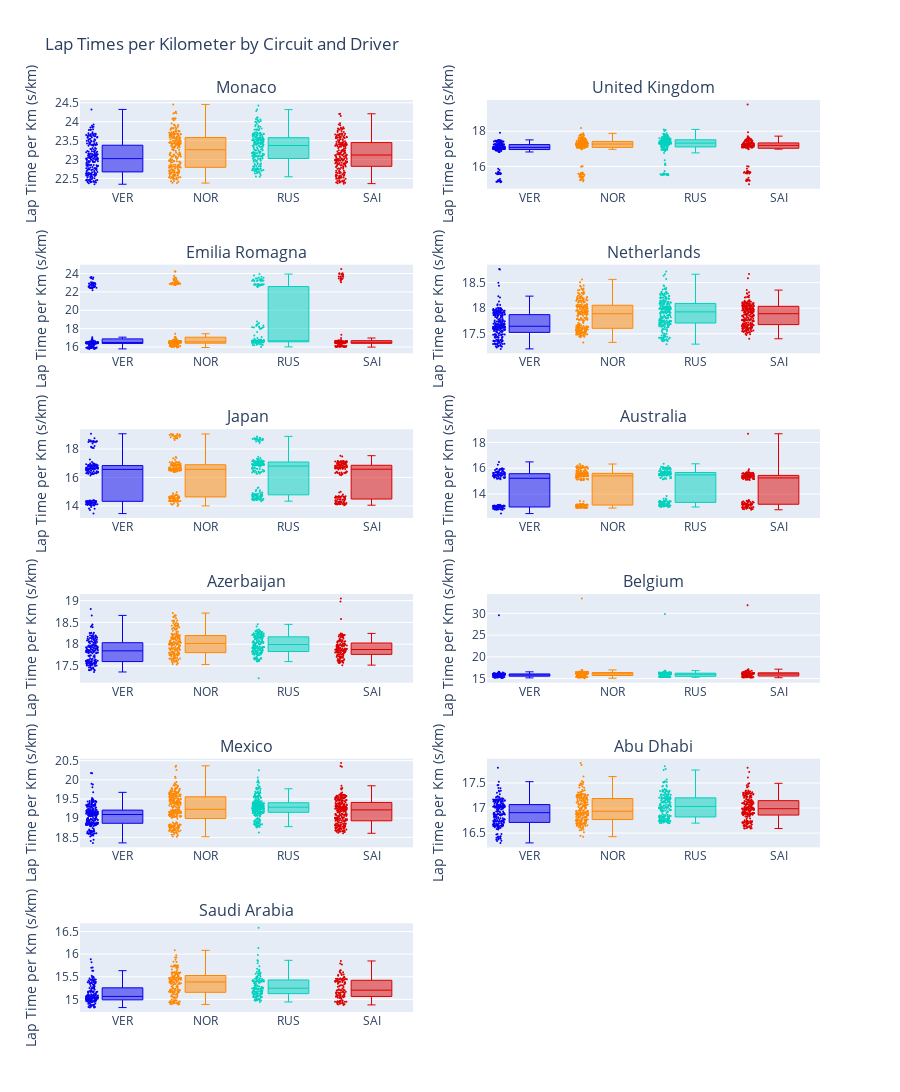

Notebook source saved alongside this figure:
### Code cell
def create_subplot_boxplots(df):
    unique_circuits = df['Circuit'].unique()
    rows = (len(unique_circuits) + 1) // 2  # Calculate number of rows needed
    
    fig = make_subplots(
        rows=rows, 
        cols=2, 
        subplot_titles=[gp_names.get(circuit, circuit) for circuit in unique_circuits]
    )
    
    for i, circuit in enumerate(unique_circuits):
        row = i // 2 + 1
        col = i % 2 + 1
        
        for driver in ['VER', 'NOR', 'RUS', 'SAI']:
            circuit_driver_data = df[(df['Circuit'] == circuit) & (df['Driver'] == driver)]
            
            fig.add_trace(
                go.Box(
                    y=circuit_driver_data['LapTimePerKm'].values,
                    name=driver,
                    marker_color=palette.get(driver),
                    boxpoints='all',
                    jitter=0.3,
                    whiskerwidth=0.2,
                    marker_size=2,
                    line_width=1
                ),
                row=row, 
                col=col
            )
        
    fig.update_layout(
        height=300 * rows,  # Adjust height based on number of rows
        title_text="Lap Times per Kilometer by Circuit and Driver",
        showlegend=False
    )
    
    fig.update_yaxes(title_text='Lap Time per Km (s/km)')
    
    return fig

x = create_subplot_boxplots(df)
x.show()

### Figure 1 — Plotly figure (JSON) as saved in the notebook; plotly's stock layout.template omitted (floating-point values rounded to 4 significant figures; data arrays with more than 128 entries replaced by an {"elided": "..."} marker saying what was removed)
{"data": [{"boxpoints": "all", "jitter": 0.3, "line": {"width": 1}, "marker": {"color": "#0600EF", "size": 2}, "name": "VER", "type": "box", "whiskerwidth": 0.2, "xaxis": "x", "y": {"elided": "212 float values"}, "yaxis": "y"}, {"boxpoints": "all", "jitter": 0.3, "line": {"width": 1}, "marker": {"color": "#FF8700", "size": 2}, "name": "NOR", "type": "box", "whiskerwidth": 0.2, "xaxis": "x", "y": {"elided": "223 float values"}, "yaxis": "y"}, {"boxpoints": "all", "jitter": 0.3, "line": {"width": 1}, "marker": {"color": "#00D2BE", "size": 2}, "name": "RUS", "type": "box", "whiskerwidth": 0.2, "xaxis": "x", "y": {"elided": "218 float values"}, "yaxis": "y"}, {"boxpoints": "all", "jitter": 0.3, "line": {"width": 1}, "marker": {"color": "#DC0000", "size": 2}, "name": "SAI", "type": "box", "whiskerwidth": 0.2, "xaxis": "x", "y": {"elided": "217 float values"}, "yaxis": "y"}, {"boxpoints": "all", "jitter": 0.3, "line": {"width": 1}, "marker": {"color": "#0600EF", "size": 2}, "name": "VER", "type": "box", "whiskerwidth": 0.2, "xaxis": "x2", "y": {"elided": "185 float values"}, "yaxis": "y2"}, {"boxpoints": "all", "jitter": 0.3, "line": {"width": 1}, "marker": {"color": "#FF8700", "size": 2}, "name": "NOR", "type": "box", "whiskerwidth": 0.2, "xaxis": "x2", "y": {"elided": "186 float values"}, "yaxis": "y2"}, {"boxpoints": "all", "jitter": 0.3, "line": {"width": 1}, "marker": {"color": "#00D2BE", "size": 2}, "name": "RUS", "type": "box", "whiskerwidth": 0.2, "xaxis": "x2", "y": {"elided": "172 float values"}, "yaxis": "y2"}, {"boxpoints": "all", "jitter": 0.3, "line": {"width": 1}, "marker": {"color": "#DC0000", "size": 2}, "name": "SAI", "type": "box", "whiskerwidth": 0.2, "xaxis": "x2", "y": {"elided": "139 float values"}, "yaxis": "y2"}, {"boxpoints": "all", "jitter": 0.3, "line": {"width": 1}, "marker": {"color": "#0600EF", "size": 2}, "name": "VER", "type": "box", "whiskerwidth": 0.2, "xaxis": "x3", "y": {"elided": "170 float values"}, "yaxis": "y3"}, {"boxpoints": "all", "jitter": 0.3, "line": {"width": 1}, "marker": {"color": "#FF8700", "size": 2}, "name": "NOR", "type": "box", "whiskerwidth": 0.2, "xaxis": "x3", "y": {"elided": "174 float values"}, "yaxis": "y3"}, {"boxpoints": "all", "jitter": 0.3, "line": {"width": 1}, "marker": {"color": "#00D2BE", "size": 2}, "name": "RUS", "type": "box", "whiskerwidth": 0.2, "xaxis": "x3", "y": {"elided": "158 float values"}, "yaxis": "y3"}, {"boxpoints": "all", "jitter": 0.3, "line": {"width": 1}, "marker": {"color": "#DC0000", "size": 2}, "name": "SAI", "type": "box", "whiskerwidth": 0.2, "xaxis": "x3", "y": [17.35, 16.52, 16.49, 16.57, 16.56, 16.53, 16.55, 16.59, 16.6, 16.62, 16.56, 16.68, 16.65, 16.63, 16.62, 16.64, 16.74, 16.65, 16.73, 16.71, 16.71, 16.69, 16.67, 16.66, 16.6, 16.62, 16.62, 16.43, 16.43, 16.43, 16.44, 16.47, 16.44, 16.47, 16.39, 16.4, 16.4, 16.4, 16.42, 16.43, 16.44, 16.51, 16.55, 16.51, 16.72, 16.5, 16.45, 16.5, 16.65, 16.62, 16.55, 16.47, 16.46, 16.49, 16.45, 16.46, 16.45, 16.5, 16.58, 16.49, 16.34, 24.02, 23.27, 23.37, 23.68, 23.83, 23.89, 23.05, 23.2, 23.47, 23.45, 23.41, 23.44, 23.6, 23.94, 23.64, 23.68, 23.94, 23.72, 24.48, 24.03, 16.98, 16.63, 16.44, 16.41, 16.31, 16.3, 16.21, 16.17, 16.12, 16.11, 16.11, 16.11, 16.07, 16.1, 16.15, 16.28, 16.1, 16.0, 16.1, 16.14, 16.12, 16.04, 16.03, 16.01, 16.03, 15.99, 16.01, 16.04, 15.99], "yaxis": "y3"}, {"boxpoints": "all", "jitter": 0.3, "line": {"width": 1}, "marker": {"color": "#0600EF", "size": 2}, "name": "VER", "type": "box", "whiskerwidth": 0.2, "xaxis": "x4", "y": {"elided": "242 float values"}, "yaxis": "y4"}, {"boxpoints": "all", "jitter": 0.3, "line": {"width": 1}, "marker": {"color": "#FF8700", "size": 2}, "name": "NOR", "type": "box", "whiskerwidth": 0.2, "xaxis": "x4", "y": {"elided": "236 float values"}, "yaxis": "y4"}, {"boxpoints": "all", "jitter": 0.3, "line": {"width": 1}, "marker": {"color": "#00D2BE", "size": 2}, "name": "RUS", "type": "box", "whiskerwidth": 0.2, "xaxis": "x4", "y": {"elided": "237 float values"}, "yaxis": "y4"}, {"boxpoints": "all", "jitter": 0.3, "line": {"width": 1}, "marker": {"color": "#DC0000", "size": 2}, "name": "SAI", "type": "box", "whiskerwidth": 0.2, "xaxis": "x4", "y": {"elided": "237 float values"}, "yaxis": "y4"}, {"boxpoints": "all", "jitter": 0.3, "line": {"width": 1}, "marker": {"color": "#0600EF", "size": 2}, "name": "VER", "type": "box", "whiskerwidth": 0.2, "xaxis": "x5", "y": {"elided": "170 float values"}, "yaxis": "y5"}, {"boxpoints": "all", "jitter": 0.3, "line": {"width": 1}, "marker": {"color": "#FF8700", "size": 2}, "name": "NOR", "type": "box", "whiskerwidth": 0.2, "xaxis": "x5", "y": {"elided": "172 float values"}, "yaxis": "y5"}, {"boxpoints": "all", "jitter": 0.3, "line": {"width": 1}, "marker": {"color": "#00D2BE", "size": 2}, "name": "RUS", "type": "box", "whiskerwidth": 0.2, "xaxis": "x5", "y": {"elided": "175 float values"}, "yaxis": "y5"}, {"boxpoints": "all", "jitter": 0.3, "line": {"width": 1}, "marker": {"color": "#DC0000", "size": 2}, "name": "SAI", "type": "box", "whiskerwidth": 0.2, "xaxis": "x5", "y": {"elided": "152 float values"}, "yaxis": "y5"}, {"boxpoints": "all", "jitter": 0.3, "line": {"width": 1}, "marker": {"color": "#0600EF", "size": 2}, "name": "VER", "type": "box", "whiskerwidth": 0.2, "xaxis": "x6", "y": {"elided": "138 float values"}, "yaxis": "y6"}, {"boxpoints": "all", "jitter": 0.3, "line": {"width": 1}, "marker": {"color": "#FF8700", "size": 2}, "name": "NOR", "type": "box", "whiskerwidth": 0.2, "xaxis": "x6", "y": {"elided": "205 float values"}, "yaxis": "y6"}, {"boxpoints": "all", "jitter": 0.3, "line": {"width": 1}, "marker": {"color": "#00D2BE", "size": 2}, "name": "RUS", "type": "box", "whiskerwidth": 0.2, "xaxis": "x6", "y": {"elided": "170 float values"}, "yaxis": "y6"}, {"boxpoints": "all", "jitter": 0.3, "line": {"width": 1}, "marker": {"color": "#DC0000", "size": 2}, "name": "SAI", "type": "box", "whiskerwidth": 0.2, "xaxis": "x6", "y": {"elided": "160 float values"}, "yaxis": "y6"}, {"boxpoints": "all", "jitter": 0.3, "line": {"width": 1}, "marker": {"color": "#0600EF", "size": 2}, "name": "VER", "type": "box", "whiskerwidth": 0.2, "xaxis": "x7", "y": {"elided": "176 float values"}, "yaxis": "y7"}, {"boxpoints": "all", "jitter": 0.3, "line": {"width": 1}, "marker": {"color": "#FF8700", "size": 2}, "name": "NOR", "type": "box", "whiskerwidth": 0.2, "xaxis": "x7", "y": {"elided": "176 float values"}, "yaxis": "y7"}, {"boxpoints": "all", "jitter": 0.3, "line": {"width": 1}, "marker": {"color": "#00D2BE", "size": 2}, "name": "RUS", "type": "box", "whiskerwidth": 0.2, "xaxis": "x7", "y": {"elided": "173 float values"}, "yaxis": "y7"}, {"boxpoints": "all", "jitter": 0.3, "line": {"width": 1}, "marker": {"color": "#DC0000", "size": 2}, "name": "SAI", "type": "box", "whiskerwidth": 0.2, "xaxis": "x7", "y": {"elided": "140 float values"}, "yaxis": "y7"}, {"boxpoints": "all", "jitter": 0.3, "line": {"width": 1}, "marker": {"color": "#0600EF", "size": 2}, "name": "VER", "type": "box", "whiskerwidth": 0.2, "xaxis": "x8", "y": [15.68, 15.73, 15.71, 15.73, 15.72, 15.73, 15.72, 15.79, 15.48, 15.48, 15.44, 15.45, 15.49, 15.48, 15.55, 15.5, 15.58, 15.6, 15.48, 15.49, 15.44, 15.41, 15.39, 15.34, 15.99, 15.2, 15.19, 15.15, 15.19, 15.22, 15.28, 15.3, 15.31, 15.3, 15.31, 15.31, 15.33, 15.33, 15.29, 15.26, 16.51, 16.15, 16.03, 16.1, 16.08, 16.01, 16.05, 16.06, 15.97, 16.06, 16.08, 16.09, 16.13, 15.8, 15.72, 15.94, 15.98, 16.52, 16.41, 16.47, 16.12, 15.85, 15.86, 15.9, 15.92, 15.91, 15.93, 16.55, 15.55, 15.79, 15.82, 15.76, 15.76, 15.75, 15.73, 15.72, 15.71, 15.7, 15.73, 15.72, 15.79, 16.27, 16.24, 15.98, 16.08, 16.21, 16.27, 16.37, 16.16, 16.24, 16.26, 15.81, 15.85, 15.98, 16.02, 16.02, 16.05, 16.03, 16.06, 16.07, 16.07, 16.11, 16.09, 16.1, 15.61, 15.87, 15.85, 15.92, 15.93, 15.93, 15.92, 16.03, 15.98, 16.01, 16.01, 16.1, 16.15, 29.56], "yaxis": "y8"}, {"boxpoints": "all", "jitter": 0.3, "line": {"width": 1}, "marker": {"color": "#FF8700", "size": 2}, "name": "NOR", "type": "box", "whiskerwidth": 0.2, "xaxis": "x8", "y": [15.78, 15.72, 15.71, 15.73, 15.73, 15.72, 15.75, 15.75, 15.75, 15.71, 15.67, 15.7, 15.64, 15.35, 15.44, 15.43, 15.44, 15.46, 15.45, 15.49, 15.47, 15.43, 15.37, 15.35, 15.35, 15.96, 15.07, 15.17, 15.23, 15.22, 15.24, 15.25, 15.34, 15.29, 15.3, 15.31, 15.31, 15.32, 15.33, 15.25, 16.97, 16.41, 16.38, 16.66, 16.14, 16.25, 16.16, 16.36, 16.17, 16.21, 16.29, 16.42, 16.51, 16.51, 16.98, 15.95, 15.95, 16.24, 16.24, 16.07, 16.11, 16.03, 15.95, 15.96, 15.99, 16.02, 16.03, 16.02, 15.98, 16.02, 16.02, 16.1, 16.05, 16.08, 16.08, 16.09, 16.11, 16.05, 15.99, 16.03, 16.05, 16.48, 16.51, 16.53, 16.62, 16.49, 16.58, 16.57, 16.66, 16.3, 16.19, 16.27, 16.48, 16.36, 16.52, 16.53, 16.46, 16.38, 16.48, 16.58, 16.52, 16.42, 16.55, 16.97, 15.94, 16.05, 16.2, 16.27, 16.3, 16.3, 16.33, 16.32, 16.31, 16.32, 16.35, 16.38, 16.42, 16.38, 33.44], "yaxis": "y8"}, {"boxpoints": "all", "jitter": 0.3, "line": {"width": 1}, "marker": {"color": "#00D2BE", "size": 2}, "name": "RUS", "type": "box", "whiskerwidth": 0.2, "xaxis": "x8", "y": [15.73, 15.71, 15.71, 15.73, 15.72, 15.69, 15.78, 15.73, 15.69, 15.52, 15.46, 15.46, 15.51, 15.49, 15.5, 15.49, 15.65, 15.39, 15.5, 15.48, 15.47, 15.42, 15.39, 15.38, 15.37, 15.39, 15.37, 15.35, 15.36, 15.32, 15.34, 15.36, 15.37, 15.41, 15.36, 15.39, 15.37, 15.38, 15.34, 15.32, 15.29, 16.45, 16.3, 16.44, 16.5, 16.57, 16.25, 16.25, 16.27, 16.29, 16.28, 16.27, 16.36, 16.28, 16.52, 16.39, 16.23, 16.31, 16.38, 16.67, 16.78, 15.83, 15.79, 15.91, 15.93, 15.95, 15.96, 16.02, 15.96, 15.89, 15.92, 15.96, 15.96, 15.97, 15.98, 15.97, 15.99, 15.96, 15.99, 15.99, 16.0, 15.99, 16.75, 16.26, 16.22, 16.2, 16.4, 16.38, 16.42, 16.37, 16.4, 16.16, 16.13, 16.14, 16.16, 16.21, 16.22, 16.18, 16.19, 16.22, 16.19, 16.21, 16.26, 16.26, 16.2, 16.82, 15.82, 15.86, 15.87, 16.0, 15.95, 15.94, 16.02, 16.02, 16.16, 16.01, 16.05, 16.1, 16.08, 16.08, 29.85], "yaxis": "y8"}, {"boxpoints": "all", "jitter": 0.3, "line": {"width": 1}, "marker": {"color": "#DC0000", "size": 2}, "name": "SAI", "type": "box", "whiskerwidth": 0.2, "xaxis": "x8", "y": [15.74, 15.72, 15.69, 15.74, 15.74, 15.7, 15.76, 15.75, 15.73, 15.64, 15.58, 15.6, 15.57, 15.87, 15.59, 15.54, 15.57, 15.57, 16.24, 15.41, 15.48, 15.39, 15.45, 15.38, 15.47, 16.07, 15.24, 15.23, 15.3, 15.29, 15.33, 15.28, 15.33, 15.38, 15.36, 15.32, 15.32, 15.31, 15.27, 15.26, 15.19, 16.83, 16.31, 16.38, 16.6, 16.7, 16.74, 16.15, 16.26, 16.45, 16.44, 16.41, 16.43, 16.54, 16.78, 16.57, 16.59, 16.78, 16.62, 17.16, 16.84, 16.27, 16.02, 16.04, 16.1, 16.29, 16.37, 16.37, 17.0, 16.15, 16.17, 16.09, 16.17, 16.15, 16.25, 16.22, 16.28, 16.41, 16.35, 16.3, 16.31, 16.9, 16.05, 16.02, 16.12, 16.05, 16.01, 15.99, 16.03, 16.02, 16.06, 16.08, 16.04, 16.04, 16.06, 16.05, 16.08, 16.09, 16.06, 16.08, 31.87], "yaxis": "y8"}, {"boxpoints": "all", "jitter": 0.3, "line": {"width": 1}, "marker": {"color": "#0600EF", "size": 2}, "name": "VER", "type": "box", "whiskerwidth": 0.2, "xaxis": "x9", "y": {"elided": "262 float values"}, "yaxis": "y9"}, {"boxpoints": "all", "jitter": 0.3, "line": {"width": 1}, "marker": {"color": "#FF8700", "size": 2}, "name": "NOR", "type": "box", "whiskerwidth": 0.2, "xaxis": "x9", "y": {"elided": "259 float values"}, "yaxis": "y9"}, {"boxpoints": "all", "jitter": 0.3, "line": {"width": 1}, "marker": {"color": "#00D2BE", "size": 2}, "name": "RUS", "type": "box", "whiskerwidth": 0.2, "xaxis": "x9", "y": {"elided": "254 float values"}, "yaxis": "y9"}, {"boxpoints": "all", "jitter": 0.3, "line": {"width": 1}, "marker": {"color": "#DC0000", "size": 2}, "name": "SAI", "type": "box", "whiskerwidth": 0.2, "xaxis": "x9", "y": {"elided": "261 float values"}, "yaxis": "y9"}, {"boxpoints": "all", "jitter": 0.3, "line": {"width": 1}, "marker": {"color": "#0600EF", "size": 2}, "name": "VER", "type": "box", "whiskerwidth": 0.2, "xaxis": "x10", "y": {"elided": "216 float values"}, "yaxis": "y10"}, {"boxpoints": "all", "jitter": 0.3, "line": {"width": 1}, "marker": {"color": "#FF8700", "size": 2}, "name": "NOR", "type": "box", "whiskerwidth": 0.2, "xaxis": "x10", "y": {"elided": "213 float values"}, "yaxis": "y10"}, {"boxpoints": "all", "jitter": 0.3, "line": {"width": 1}, "marker": {"color": "#00D2BE", "size": 2}, "name": "RUS", "type": "box", "whiskerwidth": 0.2, "xaxis": "x10", "y": {"elided": "188 float values"}, "yaxis": "y10"}, {"boxpoints": "all", "jitter": 0.3, "line": {"width": 1}, "marker": {"color": "#DC0000", "size": 2}, "name": "SAI", "type": "box", "whiskerwidth": 0.2, "xaxis": "x10", "y": {"elided": "212 float values"}, "yaxis": "y10"}, {"boxpoints": "all", "jitter": 0.3, "line": {"width": 1}, "marker": {"color": "#0600EF", "size": 2}, "name": "VER", "type": "box", "whiskerwidth": 0.2, "xaxis": "x11", "y": {"elided": "168 float values"}, "yaxis": "y11"}, {"boxpoints": "all", "jitter": 0.3, "line": {"width": 1}, "marker": {"color": "#FF8700", "size": 2}, "name": "NOR", "type": "box", "whiskerwidth": 0.2, "xaxis": "x11", "y": {"elided": "162 float values"}, "yaxis": "y11"}, {"boxpoints": "all", "jitter": 0.3, "line": {"width": 1}, "marker": {"color": "#00D2BE", "size": 2}, "name": "RUS", "type": "box", "whiskerwidth": 0.2, "xaxis": "x11", "y": {"elided": "142 float values"}, "yaxis": "y11"}, {"boxpoints": "all", "jitter": 0.3, "line": {"width": 1}, "marker": {"color": "#DC0000", "size": 2}, "name": "SAI", "type": "box", "whiskerwidth": 0.2, "xaxis": "x11", "y": [15.64, 15.44, 15.46, 15.46, 15.5, 15.42, 15.44, 15.61, 15.56, 15.52, 15.54, 15.43, 15.39, 15.8, 15.77, 15.6, 15.39, 15.33, 15.36, 15.29, 15.31, 15.35, 15.28, 15.31, 15.24, 15.2, 15.22, 15.2, 15.2, 15.15, 15.19, 15.21, 15.14, 15.13, 15.13, 15.13, 15.11, 15.12, 15.15, 15.09, 15.08, 15.05, 15.15, 15.03, 15.47, 15.46, 15.44, 15.41, 15.41, 15.4, 15.37, 15.34, 15.41, 15.38, 15.4, 15.4, 15.43, 15.46, 15.54, 15.27, 15.2, 15.17, 15.16, 15.09, 15.18, 15.1, 15.16, 15.06, 15.07, 15.05, 15.06, 15.06, 15.1, 15.08, 15.03, 15.44, 14.95, 14.97, 14.94, 14.94, 14.96, 14.95, 14.89, 14.9, 15.01, 15.85, 15.55, 15.49, 15.41, 15.39, 15.64, 15.44, 15.38, 15.59, 15.44, 15.37, 15.3, 15.22, 15.11, 15.07, 15.07, 15.03, 14.95, 15.15, 14.88, 14.93, 14.94, 14.96, 14.92, 14.95, 14.92, 14.9, 14.91, 14.89, 14.95, 14.97, 15.05, 15.46], "yaxis": "y11"}], "layout": {"annotations": [{"font": {"size": 16}, "showarrow": false, "text": "Monaco", "x": 0.225, "xanchor": "center", "xref": "paper", "y": 1.0, "yanchor": "bottom", "yref": "paper"}, {"font": {"size": 16}, "showarrow": false, "text": "United Kingdom", "x": 0.775, "xanchor": "center", "xref": "paper", "y": 1.0, "yanchor": "bottom", "yref": "paper"}, {"font": {"size": 16}, "showarrow": false, "text": "Emilia Romagna", "x": 0.225, "xanchor": "center", "xref": "paper", "y": 0.8194, "yanchor": "bottom", "yref": "paper"}, {"font": {"size": 16}, "showarrow": false, "text": "Netherlands", "x": 0.775, "xanchor": "center", "xref": "paper", "y": 0.8194, "yanchor": "bottom", "yref": "paper"}, {"font": {"size": 16}, "showarrow": false, "text": "Japan", "x": 0.225, "xanchor": "center", "xref": "paper", "y": 0.6389, "yanchor": "bottom", "yref": "paper"}, {"font": {"size": 16}, "showarrow": false, "text": "Australia", "x": 0.775, "xanchor": "center", "xref": "paper", "y": 0.6389, "yanchor": "bottom", "yref": "paper"}, {"font": {"size": 16}, "showarrow": false, "text": "Azerbaijan", "x": 0.225, "xanchor": "center", "xref": "paper", "y": 0.4583, "yanchor": "bottom", "yref": "paper"}, {"font": {"size": 16}, "showarrow": false, "text": "Belgium", "x": 0.775, "xanchor": "center", "xref": "paper", "y": 0.4583, "yanchor": "bottom", "yref": "paper"}, {"font": {"size": 16}, "showarrow": false, "text": "Mexico", "x": 0.225, "xanchor": "center", "xref": "paper", "y": 0.2778, "yanchor": "bottom", "yref": "paper"}, {"font": {"size": 16}, "showarrow": false, "text": "Abu Dhabi", "x": 0.775, "xanchor": "center", "xref": "paper", "y": 0.2778, "yanchor": "bottom", "yref": "paper"}, {"font": {"size": 16}, "showarrow": false, "text": "Saudi Arabia", "x": 0.225, "xanchor": "center", "xref": "paper", "y": 0.09722, "yanchor": "bottom", "yref": "paper"}], "height": 1800, "showlegend": false, "title": {"text": "Lap Times per Kilometer by Circuit and Driver"}, "xaxis": {"anchor": "y", "domain": [0, 0.45]}, "xaxis10": {"anchor": "y10", "domain": [0.55, 1]}, "xaxis11": {"anchor": "y11", "domain": [0, 0.45]}, "xaxis12": {"anchor": "y12", "domain": [0.55, 1]}, "xaxis2": {"anchor": "y2", "domain": [0.55, 1]}, "xaxis3": {"anchor": "y3", "domain": [0, 0.45]}, "xaxis4": {"anchor": "y4", "domain": [0.55, 1]}, "xaxis5": {"anchor": "y5", "domain": [0, 0.45]}, "xaxis6": {"anchor": "y6", "domain": [0.55, 1]}, "xaxis7": {"anchor": "y7", "domain": [0, 0.45]}, "xaxis8": {"anchor": "y8", "domain": [0.55, 1]}, "xaxis9": {"anchor": "y9", "domain": [0, 0.45]}, "yaxis": {"anchor": "x", "domain": [0.9028, 1.0], "title": {"text": "Lap Time per Km (s/km)"}}, "yaxis10": {"anchor": "x10", "domain": [0.1806, 0.2778], "title": {"text": "Lap Time per Km (s/km)"}}, "yaxis11": {"anchor": "x11", "domain": [0, 0.09722], "title": {"text": "Lap Time per Km (s/km)"}}, "yaxis12": {"anchor": "x12", "domain": [0, 0.09722], "title": {"text": "Lap Time per Km (s/km)"}}, "yaxis2": {"anchor": "x2", "domain": [0.9028, 1.0], "title": {"text": "Lap Time per Km (s/km)"}}, "yaxis3": {"anchor": "x3", "domain": [0.7222, 0.8194], "title": {"text": "Lap Time per Km (s/km)"}}, "yaxis4": {"anchor": "x4", "domain": [0.7222, 0.8194], "title": {"text": "Lap Time per Km (s/km)"}}, "yaxis5": {"anchor": "x5", "domain": [0.5417, 0.6389], "title": {"text": "Lap Time per Km (s/km)"}}, "yaxis6": {"anchor": "x6", "domain": [0.5417, 0.6389], "title": {"text": "Lap Time per Km (s/km)"}}, "yaxis7": {"anchor": "x7", "domain": [0.3611, 0.4583], "title": {"text": "Lap Time per Km (s/km)"}}, "yaxis8": {"anchor": "x8", "domain": [0.3611, 0.4583], "title": {"text": "Lap Time per Km (s/km)"}}, "yaxis9": {"anchor": "x9", "domain": [0.1806, 0.2778], "title": {"text": "Lap Time per Km (s/km)"}}}}
